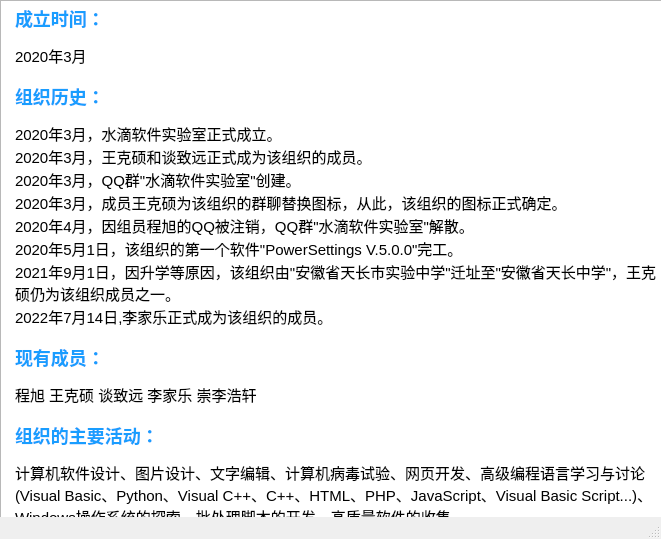
<?xml version="1.0" encoding="UTF-8"?>
<ui version="4.0">
 <class>AboutUsWindow</class>
 <widget class="QMainWindow" name="AboutUsWindow">
  <property name="geometry">
   <rect>
    <x>0</x>
    <y>0</y>
    <width>661</width>
    <height>539</height>
   </rect>
  </property>
  <property name="windowTitle">
   <string>关于我们</string>
  </property>
  <property name="windowIcon">
   <iconset resource="res.qrc">
    <normaloff>:/logos/res/logo.ico</normaloff>:/logos/res/logo.ico</iconset>
  </property>
  <widget class="QWidget" name="centralwidget">
   <widget class="QTextEdit" name="textEdit">
    <property name="geometry">
     <rect>
      <x>0</x>
      <y>0</y>
      <width>681</width>
      <height>591</height>
     </rect>
    </property>
    <property name="html">
     <string>&lt;!DOCTYPE HTML PUBLIC &quot;-//W3C//DTD HTML 4.0//EN&quot; &quot;http://www.w3.org/TR/REC-html40/strict.dtd&quot;&gt;
&lt;html&gt;&lt;head&gt;&lt;meta name=&quot;qrichtext&quot; content=&quot;1&quot; /&gt;&lt;title&gt;关于水滴软件实验室
&lt;/title&gt;&lt;style type=&quot;text/css&quot;&gt;
p, li { white-space: pre-wrap; }
&lt;/style&gt;&lt;/head&gt;&lt;body style=&quot; font-family:'SimSun'; font-size:9pt; font-weight:400; font-style:normal;&quot; bgcolor=&quot;#ffffff&quot;&gt;
&lt;h2 style=&quot; margin-top:16px; margin-bottom:12px; margin-left:10px; margin-right:0px; -qt-block-indent:0; text-indent:0px;&quot;&gt;&lt;span style=&quot; font-family:'Microsoft YaHei'; font-size:11pt; font-weight:600; color:#199dff;&quot;&gt;成立时间：&lt;/span&gt;&lt;/h2&gt;
&lt;p style=&quot; margin-top:0px; margin-bottom:0px; margin-left:10px; margin-right:0px; -qt-block-indent:0; text-indent:0px;&quot;&gt;&lt;span style=&quot; font-family:'Microsoft YaHei'; font-size:11pt; color:#000000;&quot;&gt;2020年3月&lt;/span&gt;&lt;/p&gt;
&lt;h2 style=&quot; margin-top:16px; margin-bottom:12px; margin-left:10px; margin-right:0px; -qt-block-indent:0; text-indent:0px;&quot;&gt;&lt;span style=&quot; font-family:'Microsoft YaHei'; font-size:11pt; font-weight:600; color:#199dff;&quot;&gt;组织历史：&lt;/span&gt;&lt;/h2&gt;
&lt;p style=&quot; margin-top:0px; margin-bottom:0px; margin-left:10px; margin-right:0px; -qt-block-indent:0; text-indent:0px;&quot;&gt;&lt;span style=&quot; font-family:'Microsoft YaHei'; font-size:11pt; color:#000000;&quot;&gt;2020年3月，水滴软件实验室正式成立。&lt;/span&gt;&lt;/p&gt;
&lt;p style=&quot; margin-top:0px; margin-bottom:0px; margin-left:10px; margin-right:0px; -qt-block-indent:0; text-indent:0px;&quot;&gt;&lt;span style=&quot; font-family:'Microsoft YaHei'; font-size:11pt; color:#000000;&quot;&gt;2020年3月，王克硕和谈致远正式成为该组织的成员。&lt;/span&gt;&lt;/p&gt;
&lt;p style=&quot; margin-top:0px; margin-bottom:0px; margin-left:10px; margin-right:0px; -qt-block-indent:0; text-indent:0px;&quot;&gt;&lt;span style=&quot; font-family:'Microsoft YaHei'; font-size:11pt; color:#000000;&quot;&gt;2020年3月，QQ群&amp;quot;水滴软件实验室&amp;quot;创建。&lt;/span&gt;&lt;/p&gt;
&lt;p style=&quot; margin-top:0px; margin-bottom:0px; margin-left:10px; margin-right:0px; -qt-block-indent:0; text-indent:0px;&quot;&gt;&lt;span style=&quot; font-family:'Microsoft YaHei'; font-size:11pt; color:#000000;&quot;&gt;2020年3月，成员王克硕为该组织的群聊替换图标，从此，该组织的图标正式确定。&lt;/span&gt;&lt;/p&gt;
&lt;p style=&quot; margin-top:0px; margin-bottom:0px; margin-left:10px; margin-right:0px; -qt-block-indent:0; text-indent:0px;&quot;&gt;&lt;span style=&quot; font-family:'Microsoft YaHei'; font-size:11pt; color:#000000;&quot;&gt;2020年4月，因组员程旭的QQ被注销，QQ群&amp;quot;水滴软件实验室&amp;quot;解散。&lt;/span&gt;&lt;/p&gt;
&lt;p style=&quot; margin-top:0px; margin-bottom:0px; margin-left:10px; margin-right:0px; -qt-block-indent:0; text-indent:0px;&quot;&gt;&lt;span style=&quot; font-family:'Microsoft YaHei'; font-size:11pt; color:#000000;&quot;&gt;2020年5月1日，该组织的第一个软件&amp;quot;PowerSettings V.5.0.0&amp;quot;完工。&lt;/span&gt;&lt;/p&gt;
&lt;p style=&quot; margin-top:0px; margin-bottom:0px; margin-left:10px; margin-right:0px; -qt-block-indent:0; text-indent:0px;&quot;&gt;&lt;span style=&quot; font-family:'Microsoft YaHei'; font-size:11pt; color:#000000;&quot;&gt;2021年9月1日，因升学等原因，该组织由&amp;quot;安徽省天长市实验中学&amp;quot;迁址至&amp;quot;安徽省天长中学&amp;quot;，王克硕仍为该组织成员之一。&lt;/span&gt;&lt;/p&gt;
&lt;p style=&quot; margin-top:0px; margin-bottom:0px; margin-left:10px; margin-right:0px; -qt-block-indent:0; text-indent:0px;&quot;&gt;&lt;span style=&quot; font-family:'Microsoft YaHei'; font-size:11pt; color:#000000;&quot;&gt;2022年7月14日,李家乐正式成为该组织的成员。&lt;/span&gt;&lt;/p&gt;
&lt;h2 style=&quot; margin-top:16px; margin-bottom:12px; margin-left:10px; margin-right:0px; -qt-block-indent:0; text-indent:0px;&quot;&gt;&lt;span style=&quot; font-family:'Microsoft YaHei'; font-size:11pt; font-weight:600; color:#199dff;&quot;&gt;现有成员：&lt;/span&gt;&lt;/h2&gt;
&lt;p style=&quot; margin-top:0px; margin-bottom:0px; margin-left:10px; margin-right:0px; -qt-block-indent:0; text-indent:0px;&quot;&gt;&lt;span style=&quot; font-family:'Microsoft YaHei'; font-size:11pt; color:#000000;&quot;&gt;程旭 王克硕 谈致远 李家乐 崇李浩轩&lt;/span&gt;&lt;/p&gt;
&lt;h2 style=&quot; margin-top:16px; margin-bottom:12px; margin-left:10px; margin-right:0px; -qt-block-indent:0; text-indent:0px;&quot;&gt;&lt;span style=&quot; font-family:'Microsoft YaHei'; font-size:11pt; font-weight:600; color:#199dff;&quot;&gt;组织的主要活动：&lt;/span&gt;&lt;/h2&gt;
&lt;p style=&quot; margin-top:0px; margin-bottom:0px; margin-left:10px; margin-right:0px; -qt-block-indent:0; text-indent:0px;&quot;&gt;&lt;span style=&quot; font-family:'Microsoft YaHei'; font-size:11pt; color:#000000;&quot;&gt;计算机软件设计、图片设计、文字编辑、计算机病毒试验、网页开发、高级编程语言学习与讨论(Visual Basic、Python、Visual C++、C++、HTML、PHP、JavaScript、Visual Basic Script...)、Windows操作系统的探索、批处理脚本的开发、高质量软件的收集...&lt;/span&gt;&lt;/p&gt;
&lt;h2 style=&quot; margin-top:16px; margin-bottom:12px; margin-left:10px; margin-right:0px; -qt-block-indent:0; text-indent:0px;&quot;&gt;&lt;span style=&quot; font-family:'Microsoft YaHei'; font-size:11pt; font-weight:600; color:#199dff;&quot;&gt;组织的主要需求：&lt;/span&gt;&lt;/h2&gt;
&lt;p style=&quot; margin-top:0px; margin-bottom:0px; margin-left:10px; margin-right:0px; -qt-block-indent:0; text-indent:0px;&quot;&gt;&lt;span style=&quot; font-family:'Microsoft YaHei'; font-size:11pt; color:#000000;&quot;&gt;成员计算机知识的不断丰富。&lt;/span&gt;&lt;/p&gt;
&lt;p style=&quot; margin-top:0px; margin-bottom:0px; margin-left:10px; margin-right:0px; -qt-block-indent:0; text-indent:0px;&quot;&gt;&lt;span style=&quot; font-family:'Microsoft YaHei'; font-size:11pt; color:#000000;&quot;&gt;计算机大佬们的加入(有兴趣的请和安徽天长中学2021级13班的程旭联系) 。&lt;/span&gt;&lt;/p&gt;
&lt;h2 style=&quot; margin-top:16px; margin-bottom:12px; margin-left:10px; margin-right:0px; -qt-block-indent:0; text-indent:0px;&quot;&gt;&lt;span style=&quot; font-family:'Microsoft YaHei'; font-size:11pt; font-weight:600; color:#199dff;&quot;&gt;组织的软件及脚本：&lt;/span&gt;&lt;/h2&gt;
&lt;p style=&quot; margin-top:0px; margin-bottom:0px; margin-left:10px; margin-right:0px; -qt-block-indent:0; text-indent:0px;&quot;&gt;&lt;span style=&quot; font-family:'Microsoft YaHei'; font-size:11pt; color:#000000;&quot;&gt;PowerSetting(已更新至V.9.3.0 正式版) 、磁盘修复(已更新至V.1.0.0) 、定时关机 (已更新至V.2.0.0) 、e-Learning Class Password Master(V.1.0.0)、高级命令(V.2.0 DOS脚本版)、Pcfly病毒(V.2.0 文件夹伪装者) 、计算机(病毒V.1.0)、Emoji Viewer(V.1.0 网页版)...&lt;/span&gt;&lt;/p&gt;
&lt;h2 style=&quot; margin-top:16px; margin-bottom:12px; margin-left:10px; margin-right:0px; -qt-block-indent:0; text-indent:0px;&quot;&gt;&lt;span style=&quot; font-family:'Microsoft YaHei'; font-size:11pt; font-weight:600; color:#199dff;&quot;&gt;组织成就：&lt;/span&gt;&lt;/h2&gt;
&lt;p style=&quot; margin-top:0px; margin-bottom:0px; margin-left:10px; margin-right:0px; -qt-block-indent:0; text-indent:0px;&quot;&gt;&lt;span style=&quot; font-family:'Microsoft YaHei'; font-size:11pt; color:#000000;&quot;&gt;PowerSettings在班班通上运行，受到多位老师的欢迎。(考试倒计时软件，可设置时间，还有其它附加功能，能不受欢迎吗？)&lt;/span&gt;&lt;/p&gt;
&lt;p style=&quot; margin-top:0px; margin-bottom:0px; margin-left:10px; margin-right:0px; -qt-block-indent:0; text-indent:0px;&quot;&gt;&lt;span style=&quot; font-family:'Microsoft YaHei'; font-size:11pt; color:#000000;&quot;&gt;Pcfly病毒成功感染老师U盘及伪装成文件夹、修改系统注册表。&lt;/span&gt;&lt;/p&gt;
&lt;p style=&quot; margin-top:0px; margin-bottom:0px; margin-left:10px; margin-right:0px; -qt-block-indent:0; text-indent:0px;&quot;&gt;&lt;span style=&quot; font-family:'Microsoft YaHei'; font-size:11pt; color:#000000;&quot;&gt;&amp;quot;计算机&amp;quot; 病毒:该病毒在组员初中时成功报复一位不讲理的语文教师，即伪装成桌面上的 &amp;quot;计算机&amp;quot;，该教师双击 &amp;quot;计算机&amp;quot;，病毒不断弹出对话框，10秒五百多个，大快人心。&lt;/span&gt;&lt;/p&gt;
&lt;h2 style=&quot; margin-top:16px; margin-bottom:12px; margin-left:10px; margin-right:0px; -qt-block-indent:0; text-indent:0px;&quot;&gt;&lt;span style=&quot; font-family:'Microsoft YaHei'; font-size:11pt; font-weight:600; color:#199dff;&quot;&gt;成员义务：&lt;/span&gt;&lt;/h2&gt;
&lt;p style=&quot; margin-top:0px; margin-bottom:0px; margin-left:10px; margin-right:0px; -qt-block-indent:0; text-indent:0px;&quot;&gt;&lt;span style=&quot; font-family:'Microsoft YaHei'; font-size:11pt; color:#000000;&quot;&gt;帮助有困难的组员、为组织的软件设计作贡献、积极参加该组织的活动、热爱信息技术、丰富自己的计算机知识...&lt;/span&gt;&lt;/p&gt;
&lt;h2 style=&quot; margin-top:16px; margin-bottom:12px; margin-left:10px; margin-right:0px; -qt-block-indent:0; text-indent:0px;&quot;&gt;&lt;span style=&quot; font-family:'Microsoft YaHei'; font-size:11pt; font-weight:600; color:#199dff;&quot;&gt;组织口号：&lt;/span&gt;&lt;/h2&gt;
&lt;p style=&quot; margin-top:0px; margin-bottom:0px; margin-left:10px; margin-right:0px; -qt-block-indent:0; text-indent:0px;&quot;&gt;&lt;span style=&quot; font-family:'Microsoft YaHei'; font-size:11pt; color:#000000;&quot;&gt;滴水穿石 磨杵成针&lt;/span&gt;&lt;/p&gt;
&lt;h2 align=&quot;right&quot; style=&quot; margin-top:16px; margin-bottom:12px; margin-left:10px; margin-right:0px; -qt-block-indent:0; text-indent:0px;&quot;&gt;&lt;span style=&quot; font-family:'Microsoft YaHei'; font-size:11pt; font-weight:600; color:#199dff;&quot;&gt;水滴软件实验室&lt;/span&gt;&lt;/h2&gt;
&lt;h2 align=&quot;right&quot; style=&quot; margin-top:16px; margin-bottom:12px; margin-left:10px; margin-right:0px; -qt-block-indent:0; text-indent:0px;&quot;&gt;&lt;span style=&quot; font-family:'Microsoft YaHei'; font-size:11pt; font-weight:600; color:#199dff;&quot;&gt;2022年7月15日&lt;/span&gt;&lt;/h2&gt;&lt;/body&gt;&lt;/html&gt;</string>
    </property>
   </widget>
  </widget>
  <widget class="QMenuBar" name="menubar">
   <property name="geometry">
    <rect>
     <x>0</x>
     <y>0</y>
     <width>661</width>
     <height>23</height>
    </rect>
   </property>
  </widget>
  <widget class="QStatusBar" name="statusbar"/>
 </widget>
 <resources>
  <include location="res.qrc"/>
 </resources>
 <connections/>
</ui>
